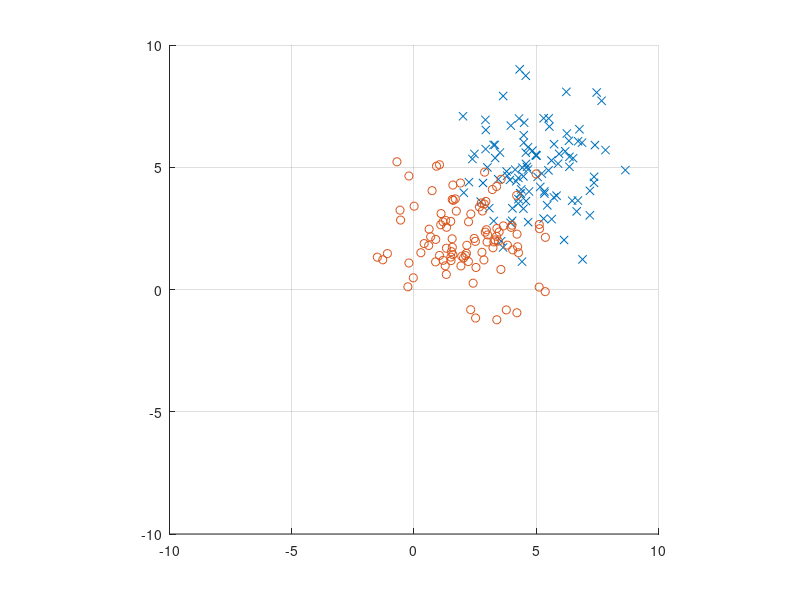

Recreate this plot in MATLAB. (Note: this script raises an error after producing the figure.)
clear, clc
%% Generate data to be used for binary classification

n = 100; % number of samples per class
mA = [ 5.0, 5.0]; sigmaA = 1.5; % x,y centers of normal distribution of class A
mB = [2.0, 2.0]; sigmaB = 1.5; % x,y centers of normal distribution of class B

classA(1,:) = randn(1,n) .* sigmaA + mA(1); % x values class A
classA(2,:) = randn(1,n) .* sigmaA + mA(2); % y values class A

classB(1,:) = randn(1,n) .* sigmaB + mB(1);
classB(2,:) = randn(1,n) .* sigmaB + mB(2);

% Merge class A and B into single class and shuffle
classAB = [classA, classB];
shuffle = randperm(2*n);
data = classAB(:,shuffle);
class = max(sign(shuffle-n),0); % class A: 0, class B: 1

% Plot patterns
figure(1),clf(1), hold on
axis([-10,10,-10,10])
axis square
scatter(classA(1,:),classA(2,:),'xr')
scatter(classB(1,:),classB(2,:), 'ob')
grid on
hold off

%% Perceptron

mode = 0; % 0 - sample-by-sample, 1 - batch
bias = 0;

eta = 0.0001;   % Learning rate
epochs = 100;   % Number of full cycles through the patterns 
W = init_weights(2,1);  % Initialise weights using standard normal
w = W';

for epoch = 1:epochs
    dw = 0; 

    for i = i:(2*n)
        true_class = class(i);
        y = w*data(:,i) - bias;

        % Sequential Update
        if mode == 0 % if in sample by sample
            if y > 0
                y = 1;
                if true_class ~= y
                    dw = eta*data(:,i);
                    W = W - dw;
                end
            end
    
            if y < 0
                y = 0;
                if true_class ~= y
                    dw = eta*data(:,i);
                    W = W + dw;
                end
    
            end
        end

        % Batch Update
        if mode == 1
            if y > 0
                y = 1;
                if true_class ~= y
                    dw = dw - eta*data(:,i);
                    %W = W - data(:,i);
                end
            end
    
            if y < 0
                y = 0;
                if true_class ~= y
                    dw = dw + eta*data(:,i);
                    %W = W + data(:,i);
                end
    
            end
        end
        W = W + dw;
    end
    
end

%% Delta learning rule


eta = 0.0001; % Learning rate
epochs = 500;
W = randn(2,1); % Initialise weights using standard normal

figure(1),
h1 = animatedline;
h2 = animatedline;
for epoch = 1:epochs
    dw = 0; % Reset dw
    for i = 1:(2*n)
        e = class(i) - W'*data(:,i);
        dw = dw + eta*e*data(:,i); % Accumulate dw
    end
    W = W + dw; % Apply change
    
    % Plotting intermediate results
    clearpoints(h1)
    clearpoints(h2)
    addpoints(h1,[0 W(1)/norm(W)],[0,W(2)/norm(W)]);
    drawnow
    addpoints(h2,[10*W(2)/W(1),-10*W(2)/W(1)],[-10,10])
    drawnow
    pause(0.05)
end
